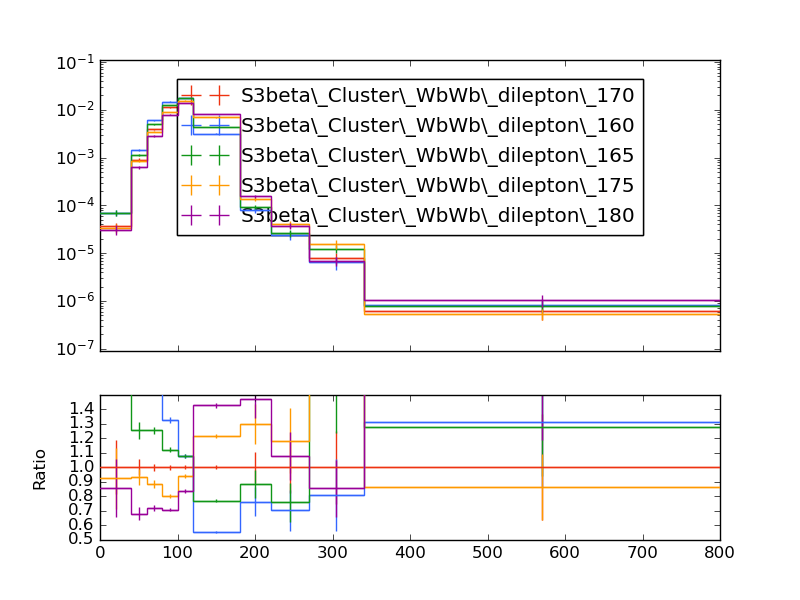

Generate this figure with Python:
#! /usr/bin/env python

# This Python script was auto-generated using YODA v2.0.1.
# Analysis object: /WbWb_dilepton/minimaxmbl
# Timestamp: 27-02-2025 (11:02:16)

import matplotlib as mpl
import matplotlib.pyplot as plt
mpl.use('Agg') # comment out for interactive use
import os
import numpy as np

plotDir = os.path.split(os.path.realpath(__file__))[0]
if 'YODA_USER_PLOT_PATH' in globals():
    plot_outdir = globals()['YODA_USER_PLOT_PATH']
else:
    plot_outdir = plotDir

#plot style
plt.style.use(os.path.join(plotDir, '../default.mplstyle'))

plt.rcParams['text.usetex'] = False
plt.style.use(['classic'])
plt.rc('font', family='DejaVu Sans')
# plot metadata
figW, figH = plt.rcParams['figure.figsize']
ax_xLabel = r''
ax_yLabel = r''
ax_title  = r''
ax_xScale = 'linear'
ax_yScale = 'log'
xLims = (0.0, 800.0)
yLims = (9e-08, 0.11000000000000001)

# TeX-friendly labels for the legend
labels = {
    'legend' : ([ r"S3beta\_Cluster\_WbWb\_dilepton\_170", r"S3beta\_Cluster\_WbWb\_dilepton\_160", r"S3beta\_Cluster\_WbWb\_dilepton\_165", r"S3beta\_Cluster\_WbWb\_dilepton\_175", r"S3beta\_Cluster\_WbWb\_dilepton\_180" ], r""),
}

# Adjust canvas width and height
canvasW = 10.0
canvasH = 9.0
figW *= canvasW/10.
figH *= canvasH/9.

# Create figure and axis objects
fig, (ax, ratio0_ax) = plt.subplots(2, 1, sharex=True,
                  figsize=(figW,figH), gridspec_kw={'height_ratios': (6.0, 3.0)})

# Set figure margins
plt.subplots_adjust(
    left   = 1.0 * plt.rcParams['figure.subplot.left'],
    right  = 1.0 * plt.rcParams['figure.subplot.right'],
    top    = 1.0 * plt.rcParams['figure.subplot.top'],
    bottom = 1.0 * plt.rcParams['figure.subplot.bottom'])

ratio0_ax.yaxis.set_major_locator(mpl.ticker.MultipleLocator(0.1))
ratio0_ax.set_ylim(0.5, 1.4999)
ratio0_ax.set_ylabel('Ratio')

# the numerical data is stored in a separate file
dataf = dict()
prefix = os.path.split(__file__)[0]
if prefix:    prefix = prefix + '/'
exec(open(prefix+'minimaxmbl__data.py').read(), dataf)


legend_handles = dict() # keep track of handles for the legend

# style options for curves
# starts at zorder>=5 to draw curve on top of legend
styles = {
  'S3beta_Cluster_WbWb_dilepton_170.yoda.gz': {
    'color' : '#EE3311',
    'linestyle' : '-',
    'linewidth' : 1,
    'marker' : 'none',
    'markersize' : 2,
    'capsize' : 0.0,
    'zorder' : 5,
    'histstyle' : 1,
    'drawstyle' : 'steps-pre',
    'xerrorbars' : 1,
    'yerrorbars' : 1,
    'fillcolor' : None,
    'fillopacity' : 1.0,
    'ratio0_linestyle' : '-',
    'ratio0_linewidth' : 1,
    'ratio0_marker' : 'none',
    'ratio0_markersize' : 2,
    'ratio0_capsize' : 0.0,
    'ratio0_zorder' : 5,
    'ratio0_histstyle' : 1,
    'ratio0_drawstyle' : 'steps-pre',
    'ratio0_xerrorbars' : 1,
    'ratio0_yerrorbars' : 1,
  },
  'S3beta_Cluster_WbWb_dilepton_160.yoda.gz': {
    'color' : '#3366FF',
    'linestyle' : '-',
    'linewidth' : 1,
    'marker' : 'none',
    'markersize' : 2,
    'capsize' : 0.0,
    'zorder' : 6,
    'histstyle' : 1,
    'drawstyle' : 'steps-pre',
    'xerrorbars' : 1,
    'yerrorbars' : 1,
    'fillcolor' : None,
    'fillopacity' : 1.0,
    'ratio0_linestyle' : '-',
    'ratio0_linewidth' : 1,
    'ratio0_marker' : 'none',
    'ratio0_markersize' : 2,
    'ratio0_capsize' : 0.0,
    'ratio0_zorder' : 6,
    'ratio0_histstyle' : 1,
    'ratio0_drawstyle' : 'steps-pre',
    'ratio0_xerrorbars' : 1,
    'ratio0_yerrorbars' : 1,
  },
  'S3beta_Cluster_WbWb_dilepton_165.yoda.gz': {
    'color' : '#109618',
    'linestyle' : '-',
    'linewidth' : 1,
    'marker' : 'none',
    'markersize' : 2,
    'capsize' : 0.0,
    'zorder' : 7,
    'histstyle' : 1,
    'drawstyle' : 'steps-pre',
    'xerrorbars' : 1,
    'yerrorbars' : 1,
    'fillcolor' : None,
    'fillopacity' : 1.0,
    'ratio0_linestyle' : '-',
    'ratio0_linewidth' : 1,
    'ratio0_marker' : 'none',
    'ratio0_markersize' : 2,
    'ratio0_capsize' : 0.0,
    'ratio0_zorder' : 7,
    'ratio0_histstyle' : 1,
    'ratio0_drawstyle' : 'steps-pre',
    'ratio0_xerrorbars' : 1,
    'ratio0_yerrorbars' : 1,
  },
  'S3beta_Cluster_WbWb_dilepton_175.yoda.gz': {
    'color' : '#FF9900',
    'linestyle' : '-',
    'linewidth' : 1,
    'marker' : 'none',
    'markersize' : 2,
    'capsize' : 0.0,
    'zorder' : 8,
    'histstyle' : 1,
    'drawstyle' : 'steps-pre',
    'xerrorbars' : 1,
    'yerrorbars' : 1,
    'fillcolor' : None,
    'fillopacity' : 1.0,
    'ratio0_linestyle' : '-',
    'ratio0_linewidth' : 1,
    'ratio0_marker' : 'none',
    'ratio0_markersize' : 2,
    'ratio0_capsize' : 0.0,
    'ratio0_zorder' : 8,
    'ratio0_histstyle' : 1,
    'ratio0_drawstyle' : 'steps-pre',
    'ratio0_xerrorbars' : 1,
    'ratio0_yerrorbars' : 1,
  },
  'S3beta_Cluster_WbWb_dilepton_180.yoda.gz': {
    'color' : '#990099',
    'linestyle' : '-',
    'linewidth' : 1,
    'marker' : 'none',
    'markersize' : 2,
    'capsize' : 0.0,
    'zorder' : 9,
    'histstyle' : 1,
    'drawstyle' : 'steps-pre',
    'xerrorbars' : 1,
    'yerrorbars' : 1,
    'fillcolor' : None,
    'fillopacity' : 1.0,
    'ratio0_linestyle' : '-',
    'ratio0_linewidth' : 1,
    'ratio0_marker' : 'none',
    'ratio0_markersize' : 2,
    'ratio0_capsize' : 0.0,
    'ratio0_zorder' : 9,
    'ratio0_histstyle' : 1,
    'ratio0_drawstyle' : 'steps-pre',
    'ratio0_xerrorbars' : 1,
    'ratio0_yerrorbars' : 1,
  },
}

# curve from input yoda files in main panel
for label, yvals in dataf['yvals'].items():
    if all(np.isnan(v) for v in dataf['yvals'][label]):
        continue
    tmp = None
    if styles[label]['histstyle']: # draw as histogram
        xpos = dataf['xedges'][label] if styles[label]['drawstyle'] else dataf['xpoints'][label]
        ypos = np.insert(yvals, 0, yvals[0]) if styles[label]['drawstyle'] else yvals
        if styles[label]['fillcolor']: # fill area below curve
            ax.fill_between(xpos, ypos, step='pre',
                            color=styles[label]['fillcolor'],
                            alpha=styles[label]['fillopacity'])
        tmp, = ax.plot(xpos, ypos,
                       color=styles[label]['color'],
                       linestyle=styles[label]['linestyle'],
                       linewidth=styles[label]['linewidth'],
                       drawstyle=styles[label]['drawstyle'], solid_joinstyle='miter',
                       zorder=styles[label]['zorder'], label=label)
    tmp = ax.errorbar(dataf['xpoints'][label], yvals,
                      xerr=np.array(dataf['xerrs'][label])*styles[label]['xerrorbars'],
                      yerr=np.array(dataf['yerrs'][label])*styles[label]['yerrorbars'],
                      fmt=styles[label]['marker'], capsize=styles[label]['capsize'],
                      markersize=styles[label]['markersize'],
                      ecolor=styles[label]['color'],
                      color=styles[label]['color'], zorder=styles[label]['zorder'])
    tmp[-1][0].set_linestyle(styles[label]['linestyle'])
    tmp[-1][0].set_linewidth(styles[label]['linewidth'])
    if label in dataf['add_legend_handle']:  legend_handles[label] = tmp
    for varLabel in dataf['variation_yvals'].keys():
        if varLabel.startswith(label):
            tmp, = ax.plot(dataf['xedges'][label], dataf['variation_yvals'][varLabel],
                           color=styles[label]['color'],
                           linestyle=styles[label]['linestyle'],
                           linewidth=styles[label]['linewidth'],
                           drawstyle='steps-pre', solid_joinstyle='miter',
                           zorder=styles[label]['zorder'], alpha=0.5)


# plots on ratio panel
# curve from input yoda files in ratio panel
for label, yvals in dataf['ratio0_yvals'].items():
    if all(np.isnan(v) for v in yvals):
        continue
    if styles[label]['ratio0_histstyle']: # plot as histogram
        xpos = dataf['xedges']['S3beta_Cluster_WbWb_dilepton_170.yoda.gz'] if styles[label]['ratio0_drawstyle'] else dataf['xpoints']['S3beta_Cluster_WbWb_dilepton_170.yoda.gz']
        ypos = np.insert(yvals, 0, yvals[0]) if styles[label]['ratio0_drawstyle'] else yvals
        ratio0_ax.plot(xpos, ypos,
                       color=styles[label]['color'],
                       linewidth=styles[label]['linewidth'],
                       linestyle=styles[label]['ratio0_linestyle'],
                       drawstyle=styles[label]['ratio0_drawstyle'], zorder=styles[label]['zorder'],
                       solid_joinstyle='miter')
    tmp = ratio0_ax.errorbar(dataf['xpoints']['S3beta_Cluster_WbWb_dilepton_170.yoda.gz'], yvals,
                             xerr=np.array(dataf['ref_xerrs'])*styles[label]['ratio0_xerrorbars'],
                             yerr=np.array(dataf['ratio0_yerrs'][label])*styles[label]['ratio0_yerrorbars'],
                             fmt=styles[label]['ratio0_marker'], capsize=styles[label]['ratio0_capsize'],
                             markersize=styles[label]['ratio0_markersize'],
                             ecolor=styles[label]['color'],
                             color=styles[label]['color'])
    tmp[-1][0].set_linestyle(styles[label]['ratio0_linestyle'])
    tmp[-1][0].set_linewidth(styles[label]['ratio0_linewidth'])

    for varlabel in dataf['ratio0_variation_vals'].keys():
        if varlabel.startswith(label):
            ratio0_ax.plot(dataf['xedges']['S3beta_Cluster_WbWb_dilepton_170.yoda.gz'],
                            dataf['ratio0_variation_vals'][varlabel],
                            color=styles[label]['color'],
                            linestyle=styles[label]['linestyle'],
                            linewidth=styles[label]['linewidth'],
                            drawstyle='steps-pre', solid_joinstyle='miter',
                            zorder=1, alpha=0.5)

legend_items = list(legend_handles.values())
ax.add_artist(ax.legend(legend_items,
                        labels['legend'][0],
                        title=labels['legend'][1],
                        alignment='left',
                        loc='upper center',
                        bbox_to_anchor=(0.5, 0.97)))

# set plot metadata as defined above
ratio0_ax.set_xlabel(ax_xLabel)
ratio0_ax.xaxis.set_label_coords(1., -0.15)
ax.set_ylabel(ax_yLabel, ha='right', va='top')
ax.yaxis.set_label_coords(-0.11, 1.0)
ax.set_title(ax_title, loc='left')
ax.set_xscale(ax_xScale)
ax.set_yscale(ax_yScale)
ax.set_xlim(xLims)
ax.set_ylim(yLims)

# tick formatting
plt.rcParams['xtick.top'] = True
plt.rcParams['ytick.right'] = True
ax.yaxis.set_major_locator(mpl.ticker.LogLocator(base=10.0, numticks=np.inf))
ax.yaxis.set_minor_locator(mpl.ticker.LogLocator(
                           base=10.0, subs=np.arange(0.1, 1, 0.1), numticks=np.inf))
fig.align_ylabels((ax, ratio0_ax))
plt.savefig(os.path.join(plot_outdir, 'minimaxmbl.pdf'), format='PDF')
plt.savefig(os.path.join(plot_outdir, 'minimaxmbl.png'), format='PNG')

plt.close(fig)
